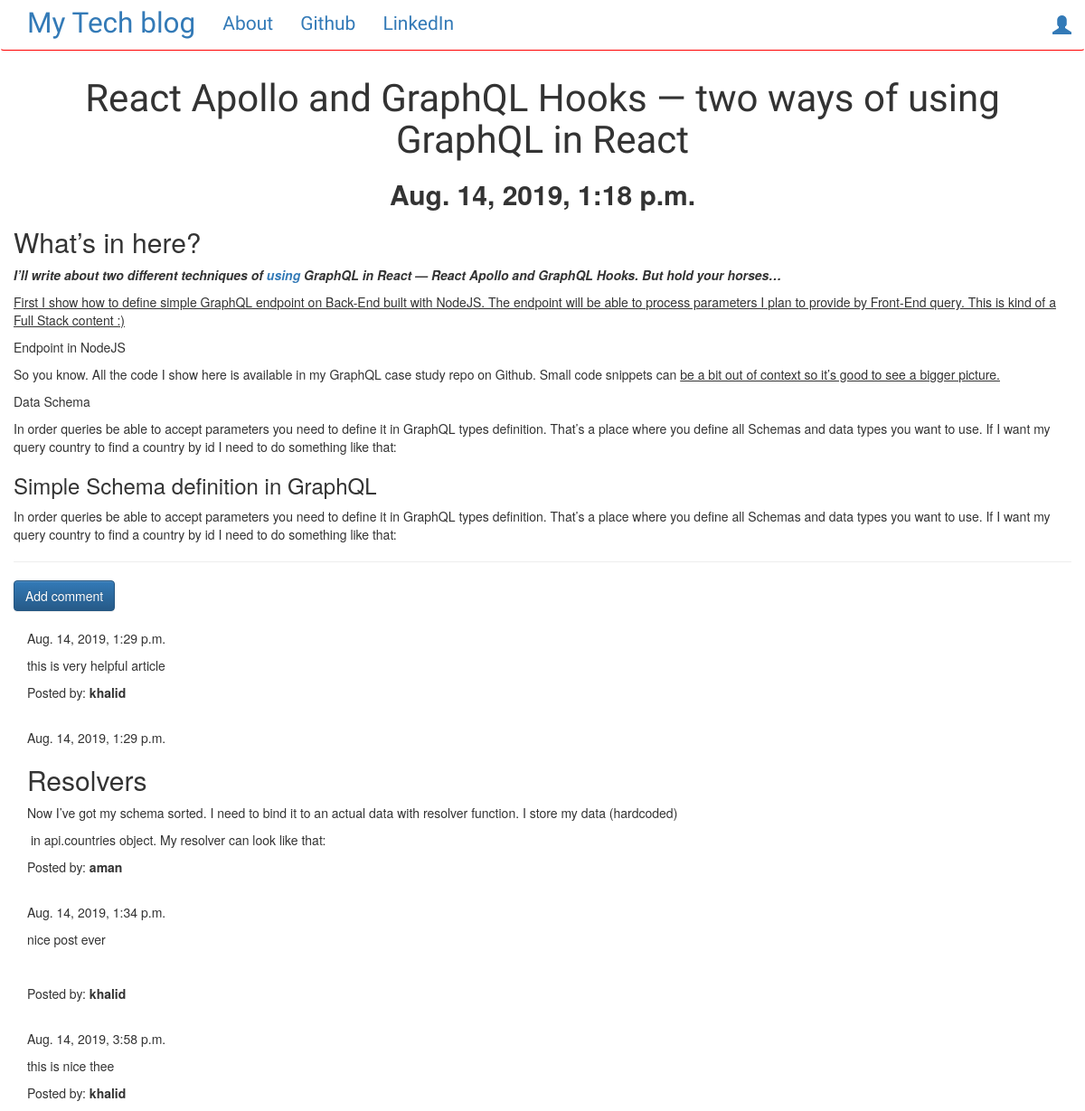
The page /post/10/ on the database its author committed.
### bloging/models.py (models this page shows, shortened)
class Post(models.Model):
    author = models.ForeignKey(User,on_delete=models.PROTECT)
    title = models.CharField(max_length=200)
    text = models.TextField()
    created_date = models.DateTimeField(default=timezone.now)
    published_date = models.DateTimeField(blank=True, null=True)

class Comment(models.Model):
    post = models.ForeignKey('bloging.Post', related_name='comments',on_delete=models.PROTECT)
    author = models.CharField(max_length=200)
    text = models.TextField()
    created_date = models.DateTimeField(default=timezone.now)
    approved_comment = models.BooleanField(default=False)

### bloging/views.py (the view)
# urls.py: url(r'^post/(?P<pk>\d+)/$',views.PostDetailView.as_view(),name='post_detail'),
class PostDetailView(DetailView):
    model=Post

### bloging/template/bloging/post_detail.html (shortened to what this page needs)
{% extends 'bloging/base.html' %}
{% block content %}
        <h1 class='posttitle loader'>{{ post.title }}</h1>
        {% if post.published_date %}
            <div class="date postdate">
                <h2><b>{{ post.published_date }}</b></h2>
            </div>
        {% else %}
            <a class="btn btn-default" href="{% url 'post_publish' pk=post.pk %}">Publish</a>
        {% endif %}
      <p class='postcontent' >{{ post.text|safe|linebreaksbr }}</p>
  <hr>
  <a class="btn btn-primary" href="{% url 'post_comment' pk=post.pk %}" >Add comment</a>
  <div class="container">
  {% for comment in post.comments.all %}
  <br>
      {% if user.is_authenticated or comment.approved_comment %}
              {{ comment.created_date }}
          <p>{{ comment.text|safe|linebreaks }}</p>
          <p>Posted by: <strong>{{ comment.author }}</strong></p>
      {% endif %}
  {% empty %}
      <p>No comments posted.</p>
  {% endfor %}
</div>
{% endblock %}

### bloging/static/css/blog.css (style rules this page uses)
.postdate { text-align: center; }
.posttitle { font-family: 'Russo One', sans-serif; font-size: 3em; text-align: center; }
.postcontent { font-family: 'Montserrat'; font-size: 1.5em; }
.loader { filter:hue-rotate(0deg); color: linear-gradient(45deg,#0f8,#08f); animation:hue 5000ms infinite linear; }

### rows shown on the page
Post: title "React Apollo and GraphQL Hooks — two ways of using GraphQL in React", published_date "Aug. 14, 2019, 1:18 p.m.", text "What’s in here? I’ll write about two different techniques of using GraphQL in React — React Apollo and GraphQL Hooks. But hold your horses… First I show how to define simple GraphQL endpoint on Back-End built with NodeJS. The endpoint will be able to process parameters I plan to provide by Front-End query. This is kind of a Full Stack content :) Endpoint in NodeJS So you know. All the code I show here is available in my GraphQL case study repo on Github. Small code snippets can be a bit out of context so it’s good to see a bigger picture. Data Schema In order queries be able to accept parameters you need to define it in GraphQL types definition. That’s a place where you define all Schemas…"
Comment: created_date "Aug. 14, 2019, 1:29 p.m.", text "this is very helpful article", author "khalid"
Comment: created_date "Aug. 14, 2019, 1:29 p.m.", text "Resolvers Now I’ve got my schema sorted. I need to bind it to an actual data with resolver function. I store my data (hardcoded) in api.countries object. My resolver can look like that:", author "aman"
Comment: created_date "Aug. 14, 2019, 1:34 p.m.", text "nice post ever", author "khalid"
Comment: created_date "Aug. 14, 2019, 3:58 p.m.", text "this is nice thee", author "khalid"
